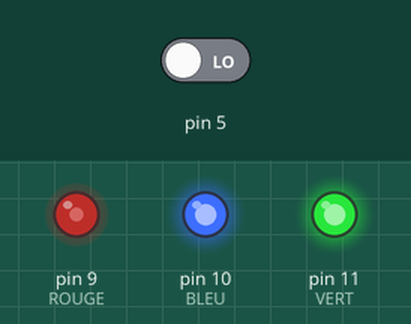
This sketch was run on a simulated Arduino Uno, built with avr-gcc and run on an emulated ATmega328P. On the bench: output pins drawn as LEDs (lit = HIGH). The inputs (shaded band) are chosen by the test bench; at power-on: pin 5 LOW.

Above: at 1.2 s.
1.3 s: pin 5 driven HIGH
At 2.6 s:
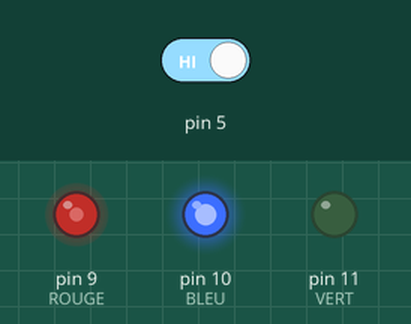
Timing chart, 0 to 4.3 s (numbered marks = the images above; inputs shaded):
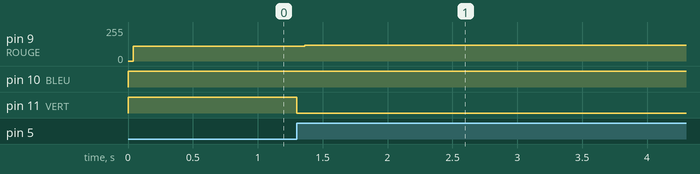

The sketch:

HumpaLampa_presence.ino.ino
```cpp
#define ROUGE 9
#define BLEU  10
#define VERT  11

void setup() {
  // put your setup code here, to run once:

  // activation des pinoches 9, 10, 11

  pinMode(9 ,OUTPUT);
  pinMode(10,OUTPUT);
  pinMode(11,OUTPUT);
  pinMode(5,INPUT);
  Serial.println("Esprit es tu la ?");
}

void loop() {
  // put your main code here, to run repeatedly:

  digitalWrite(ROUGE ,HIGH); // pinoche 9  connecté à la LED Rouge
//  digitalWrite(VERT,HIGH); // pinoche 10 connecté à la LED Vert
  digitalWrite(BLEU,HIGH); // pinoche 11 connecté à la LED Bleue

  if(digitalRead(5) == HIGH) {
    digitalWrite (VERT,LOW);
    Serial.println("je sens ta présence");
  }; // pinoche 5 connecté led Bleue

 if(digitalRead(5) == LOW){
  digitalWrite (VERT,HIGH);
  }

  // On fait une boucle "for" pour envoyer le signal d'intensité "i" sur la pinoche 10
  // le signal d'intensité "i" commence à 0 pour augmenter de +1 dans la boucle "for"
  // la valeur maximale est "255"
  for (int i= 0; i <= 255; i++) {
      analogWrite(ROUGE,i);
    //  delay(10);
  }

  for (int i=255; i >= 0; i--) {
      analogWrite(ROUGE,i);
      //delay(10);
  }
}
```

Measured:
- after the input at 1.3 s, pin 9 (ROUGE): 111/255 → 118/255 after 0.06 s; pin 11 (VERT): HIGH → LOW at once
